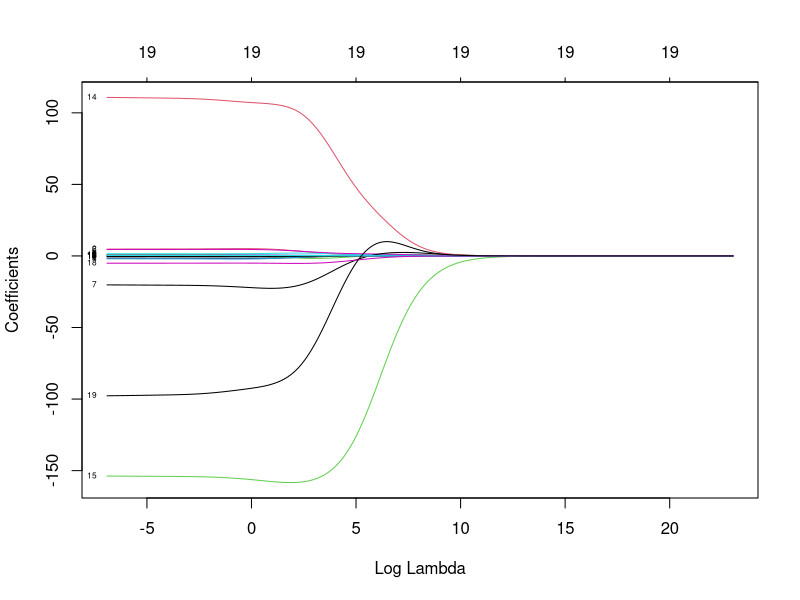
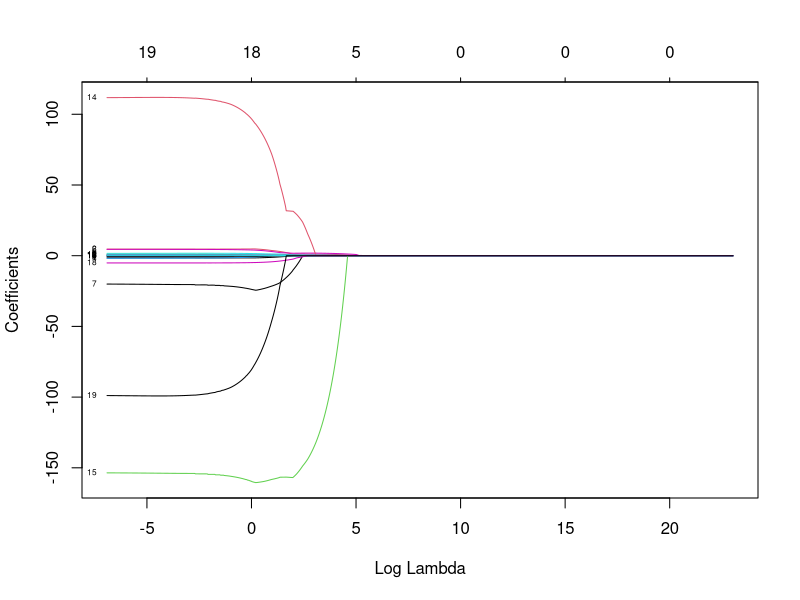
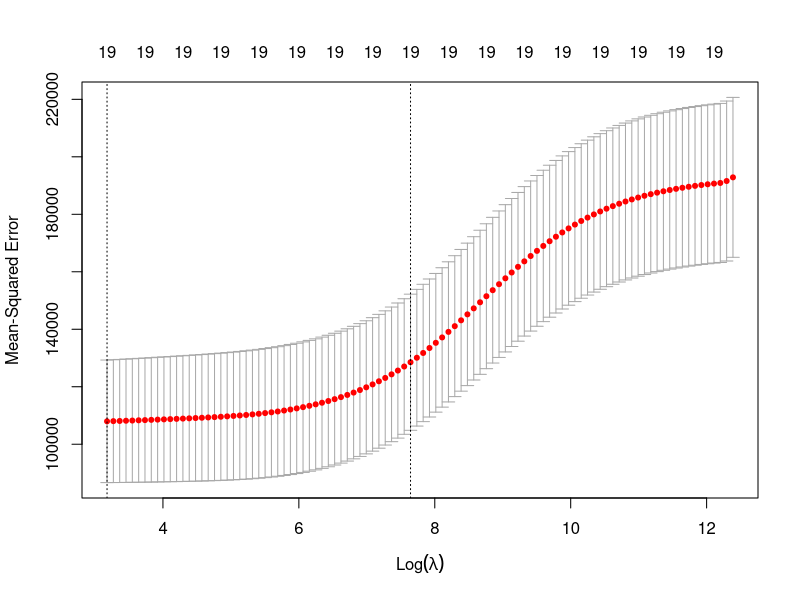
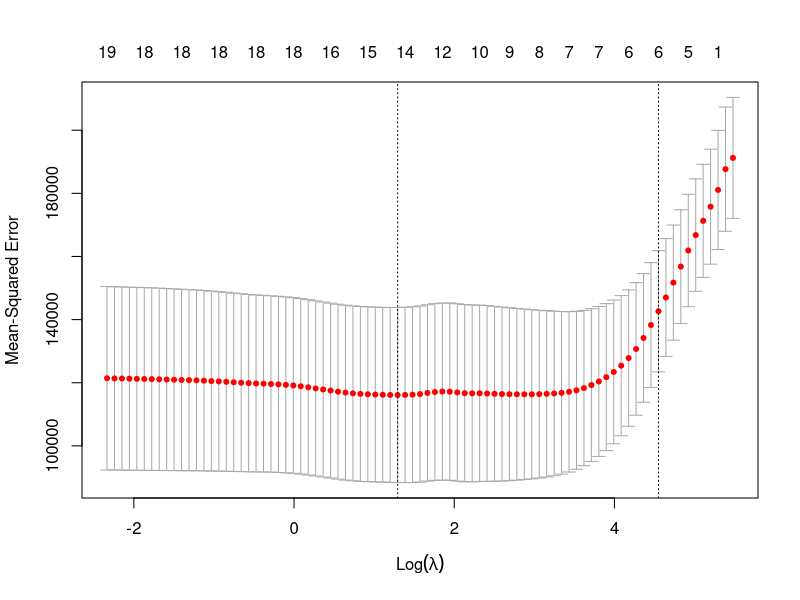

Reproduce these figures in R, in order.
setwd("/Users/kevinwong2014/documents/usf/fall2018/linearregression")
df <- read.csv(file = "hitters.csv", header = T)
n <- dim(df)[1]

df[1:5,]

set.seed(1)
train_idx <- sample(1:n, size = 210)
test_idx <- (1:n)[-train_idx]

length(train_idx)
length(test_idx)

library(glmnet)

# generating values for lambda in the range .001 to 10^10 
grid <- 10^seq(-3, 10, length = 1000)

X <- model.matrix(Salary ~ ., df)[,-1]
y <- df$Salary

# ridge regression
ridge.mod <- glmnet(X[train_idx,], y[train_idx], alpha=0, lambda=grid)
plot(ridge.mod, xvar = "lambda", label = TRUE)

# lasso regression
lasso.mod <- glmnet(X[train_idx,], y[train_idx], alpha=1, lambda=grid)
plot(lasso.mod, xvar = "lambda", label = TRUE)

# k-fold cross validation with default 10 folds to find the optimal lambda value for ridge 
cv.out <- cv.glmnet(X[train_idx,], y[train_idx], alpha=0)
plot(cv.out)
bestlam.r <- cv.out$lambda.min
bestlam.r
predict(ridge.mod, s=bestlam.r, type = "coefficients") 

# repeating the process for lasso
cv.out <- cv.glmnet(X[train_idx,], y[train_idx], alpha=1)
plot(cv.out)
bestlam.l <- cv.out$lambda.min
bestlam.l
predict(lasso.mod, s=bestlam.l, type = "coefficients")[1:12,]

# The comparison between the optimal lasso and ridge models begins with an examination of the lambda term.  
# Using lasso, the lambda is a small value close to 1 whereas the lambda associated with ridge is an order of magnitude larger at 34.  
# Moreover, the variable inclusion/exlclusion is different as lasso regularization allows for some beta terms to be shrunk completely to 0 and thus eliminated from the model.
# In contrast ridge regularization shrinks these same terms that were eliminated instead to values close to 0.  
# The last difference between the two is that the beta values for terms in common can differ not insignificantly.

# Calculating predictive RMSE for ridge regression
ridge.pred <- predict(ridge.mod, s=bestlam.r, newx=X[test_idx,])
rmse_ridge <- sqrt(mean((ridge.pred - y[test_idx])^2))

# Calculating predictive RMSE for lasso regression
lasso.pred <- predict(lasso.mod, s=bestlam.l, newx=X[test_idx,])
rmse_lasso <- sqrt(mean((lasso.pred - y[test_idx])^2))

# Stepwise Model found from Lab 5
library(boot)
glm_stepwise <- glm(Salary ~ CRBI + Hits + PutOuts + Division + AtBat +  Walks + CWalks + CRuns + CAtBat + Assists, data = df)
stepwise.pred <- predict(object = glm_stepwise, newdata = df[test_idx,])
rmse_stepwise <- sqrt(mean((stepwise.pred - y[test_idx])^2))

results <- data.frame(r = ridge.pred, l = lasso.pred, stepwise = stepwise.pred, actual = y[sort(test_idx)])
colnames(results) <- c("ridge","lasso","stepwise","actual")
results
